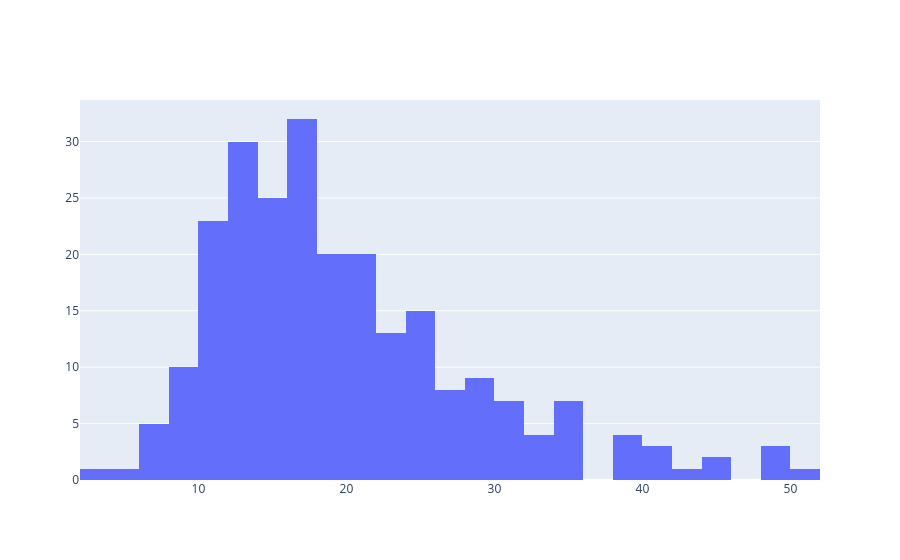

Notebook code cell kept with this figure:
### Code cell
# creating an histogram
fig = go.Figure()
fig.add_trace(go.Histogram(x=tips.total_bill))
# use go.Histogram for creating a histogram

### Figure 1 — Plotly figure (JSON) as saved in the notebook; plotly's stock layout.template omitted (floating-point values rounded to 4 significant figures; data arrays with more than 128 entries replaced by an {"elided": "..."} marker saying what was removed)
{"data": [{"type": "histogram", "x": {"elided": "244 float values"}}], "layout": {}}
